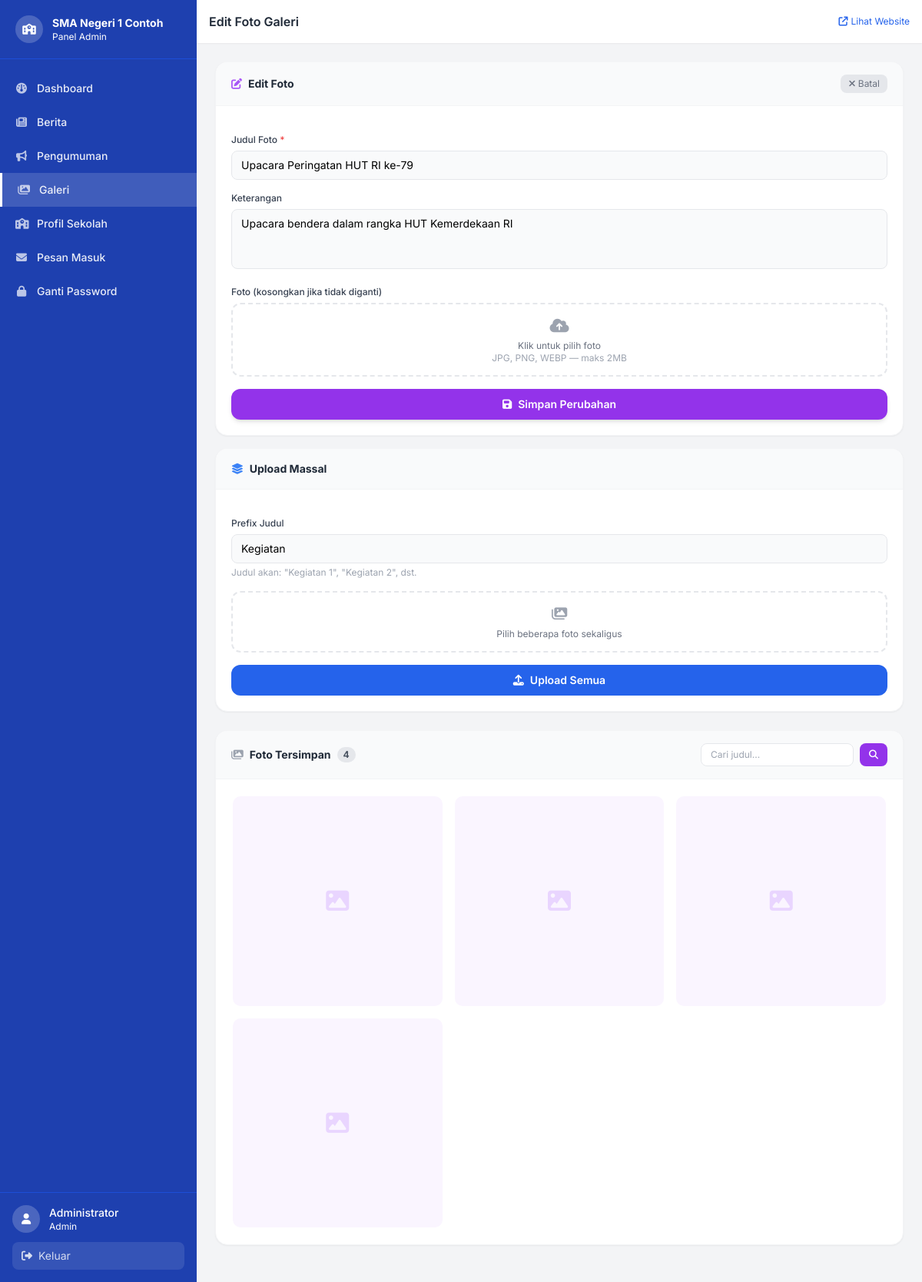
Screenshot of /admin/galeri.php?edit=1 (signed in) with the database file from the repository.
### tables this page shows
CREATE TABLE IF NOT EXISTS `galeri` (
  `id`          INT(11)      NOT NULL AUTO_INCREMENT,
  `judul`       VARCHAR(255) NOT NULL,
  `foto`        VARCHAR(255) DEFAULT NULL,
  `keterangan`  TEXT         DEFAULT NULL,
  `created_at`  DATETIME     NOT NULL DEFAULT CURRENT_TIMESTAMP,
  PRIMARY KEY (`id`),
  KEY `idx_created_at` (`created_at`)
);

### admin/galeri.php (the view, shortened to what this page needs)
<?php
$pdo = getDB();
$editData = null;
$editId   = (int)($_GET['edit'] ?? 0);
if ($editId > 0) {
    $stmtE = $pdo->prepare("SELECT * FROM galeri WHERE id=?");
    $stmtE->execute([$editId]);
    $editData = $stmtE->fetch();
}
$search     = trim($_GET['q'] ?? '');
$page       = max(1, (int)($_GET['page'] ?? 1));
$perPage    = 12;
$offset     = ($page - 1) * $perPage;
$params = [];
$where  = "WHERE 1=1";
$countStmt = $pdo->prepare("SELECT COUNT(*) FROM galeri $where");
$countStmt->execute($params);
$total      = (int)$countStmt->fetchColumn();
$listStmt = $pdo->prepare("SELECT * FROM galeri $where ORDER BY created_at DESC LIMIT ? OFFSET ?");
$listStmt->execute(array_merge($params, [$perPage, $offset]));
$list = $listStmt->fetchAll();
include __DIR__ . '/../includes/admin_header.php';
?>
<div class="grid grid-cols-1 xl:grid-cols-3 gap-6 mb-6">
    <div class="xl:col-span-1">
        <div class="bg-white rounded-2xl shadow-sm border border-gray-100 overflow-hidden">
            <div class="flex items-center justify-between px-5 py-4 border-b border-gray-100 bg-gray-50">
                <h2 class="font-bold text-gray-800 text-sm flex items-center gap-2">
                    <i class="fas <?= $editData ? 'fa-pen-to-square text-purple-500' : 'fa-plus-circle text-green-500' ?>"></i>
                    <?= $editData ? 'Edit Foto' : 'Tambah Foto' ?>
                </h2>
                <?php if ($editData): ?>
                <a href="/cms-sekolah/admin/galeri.php"
                   class="text-xs text-gray-500 hover:text-gray-700 bg-gray-200 hover:bg-gray-300 px-2.5 py-1 rounded-lg transition-colors">
                    <i class="fas fa-xmark"></i> Batal
                </a>
                <?php endif; ?>
            </div>
            <form method="POST" enctype="multipart/form-data" class="p-5 space-y-4">
                <div>
                    <label class="block text-xs font-medium text-gray-700 mb-1.5">
                        Judul Foto <span class="text-red-500">*</span>
                    </label>
                    <input type="text" name="judul"
                           value="<?= htmlspecialchars($editData['judul'] ?? '') ?>"
                           placeholder="Nama kegiatan / judul foto"
                           class="w-full px-3 py-2 border border-gray-200 rounded-lg text-sm focus:ring-2 focus:ring-purple-300 focus:border-purple-400 outline-none transition bg-gray-50 focus:bg-white"
                           required>
                </div>
                <div>
                    <label class="block text-xs font-medium text-gray-700 mb-1.5">Keterangan</label>
                    <textarea name="keterangan" rows="3" placeholder="Deskripsi singkat foto (opsional)..."
                              class="w-full px-3 py-2 border border-gray-200 rounded-lg text-sm focus:ring-2 focus:ring-purple-300 focus:border-purple-400 outline-none transition resize-none bg-gray-50 focus:bg-white"><?= htmlspecialchars($editData['keterangan'] ?? '') ?></textarea>
                </div>
                <div>
                    <label class="block text-xs font-medium text-gray-700 mb-1.5">
                        Foto <?= $editData ? '(kosongkan jika tidak diganti)' : '<span class="text-red-500">*</span>' ?>
                    </label>
                    <label class="flex flex-col items-center justify-center w-full h-24 border-2 border-dashed border-gray-200 rounded-xl cursor-pointer hover:border-purple-400 hover:bg-purple-50 transition-all group">
                        <i class="fas fa-cloud-arrow-up text-gray-400 group-hover:text-purple-500 text-xl mb-1 transition-colors"></i>
                        <span class="text-xs text-gray-500 group-hover:text-purple-600">Klik untuk pilih foto</span>
                        <span class="text-xs text-gray-400">JPG, PNG, WEBP — maks 2MB</span>
                    </label>
                </div>
                <button type="submit"
                        class="w-full bg-purple-600 hover:bg-purple-700 text-white font-semibold py-2.5 rounded-xl transition-all text-sm flex items-center justify-center gap-2 shadow-md hover:shadow-lg">
                    <i class="fas <?= $editData ? 'fa-save' : 'fa-plus' ?>"></i>
                    <?= $editData ? 'Simpan Perubahan' : 'Tambah ke Galeri' ?>
                </button>
            </form>
        </div>
        <div class="bg-white rounded-2xl shadow-sm border border-gray-100 overflow-hidden mt-4">
            <div class="px-5 py-4 border-b border-gray-100 bg-gray-50">
                <h2 class="font-bold text-gray-800 text-sm flex items-center gap-2">
                    <i class="fas fa-layer-group text-blue-500"></i> Upload Massal
                </h2>
            </div>
            <form method="POST" enctype="multipart/form-data" class="p-5 space-y-4">
                <div>
                    <label class="block text-xs font-medium text-gray-700 mb-1.5">Prefix Judul</label>
                    <input type="text" name="judul_prefix" value="Kegiatan"
                           class="w-full px-3 py-2 border border-gray-200 rounded-lg text-sm focus:ring-2 focus:ring-blue-300 outline-none bg-gray-50 focus:bg-white transition">
                    <p class="text-xs text-gray-400 mt-1">Judul akan: "Kegiatan 1", "Kegiatan 2", dst.</p>
                </div>
                <div>
                    <label class="flex flex-col items-center justify-center w-full h-20 border-2 border-dashed border-gray-200 rounded-xl cursor-pointer hover:border-blue-400 hover:bg-blue-50 transition-all group">
                        <i class="fas fa-images text-gray-400 group-hover:text-blue-500 text-lg mb-1 transition-colors"></i>
                        <span class="text-xs text-gray-500 group-hover:text-blue-600" id="bulkLabel">Pilih beberapa foto sekaligus</span>
                    </label>
                </div>
                <button type="submit"
                        class="w-full bg-blue-600 hover:bg-blue-700 text-white font-semibold py-2.5 rounded-xl transition-all text-sm flex items-center justify-center gap-2">
                    <i class="fas fa-upload"></i> Upload Semua
                </button>
            </form>
        </div>
    </div>
    <div class="xl:col-span-2">
        <div class="bg-white rounded-2xl shadow-sm border border-gray-100 overflow-hidden">
            <div class="flex flex-col sm:flex-row items-start sm:items-center justify-between gap-3 px-5 py-4 border-b border-gray-100 bg-gray-50">
                <h2 class="font-bold text-gray-800 text-sm flex items-center gap-2">
                    <i class="fas fa-images text-gray-400"></i> Foto Tersimpan
                    <span class="bg-gray-200 text-gray-600 text-xs px-2 py-0.5 rounded-full"><?= $total ?></span>
                </h2>
                <div class="flex gap-2">
                    <form method="GET" class="flex gap-2">
                        <input type="text" name="q" value="<?= htmlspecialchars($search) ?>" placeholder="Cari judul..."
                               class="px-3 py-1.5 border border-gray-200 rounded-lg text-xs focus:ring-2 focus:ring-purple-300 outline-none">
                        <button type="submit" class="bg-purple-600 text-white px-3 py-1.5 rounded-lg text-xs hover:bg-purple-700 transition-colors">
                            <i class="fas fa-search"></i>
                        </button>
                    </form>
                </div>
            </div>
            <form method="POST" id="bulkForm">
                <?php if (empty($list)): ?>
                <div class="text-center py-16 text-gray-400">
                    <i class="fas fa-images text-5xl mb-3 block opacity-30"></i>
                    <p>Belum ada foto di galeri.</p>
                </div>
                <?php else: ?>
                <div class="p-5 grid grid-cols-2 sm:grid-cols-3 gap-3">
                    <?php foreach ($list as $g): ?>
                    <div class="group relative rounded-xl overflow-hidden border-2 border-transparent hover:border-purple-300 transition-all cursor-pointer"
                         onclick="toggleSelect(<?= $g['id'] ?>, this)">
                        <?php if (!empty($g['foto'])): ?>
                        <img src="/cms-sekolah/assets/uploads/galeri/<?= htmlspecialchars($g['foto']) ?>"
                             alt="<?= htmlspecialchars($g['judul']) ?>"
                             class="w-full aspect-square object-cover">
                        <?php else: ?>
                        <div class="w-full aspect-square bg-purple-50 flex items-center justify-center">
                            <i class="fas fa-image text-purple-200 text-3xl"></i>
                        </div>
                        <?php endif; ?>
                    </div>
                    <?php endforeach; ?>
                </div>
                <?php endif; ?>
            </form>
        </div>
    </div>
</div>
<?php include __DIR__ . '/../includes/admin_footer.php'; ?>

### includes/admin_header.php (style rules this page uses)
body { font-family: 'Inter', sans-serif; }

### rows the page displays
galeri: judul "Upacara Peringatan HUT RI ke-79", keterangan "Upacara bendera dalam rangka HUT Kemerdekaan RI"

### other values shown
$config['site_name'] "SMA Negeri 1 Contoh"
$item['label'] "Dashboard"
$item['label'] "Berita"
$item['label'] "Pengumuman"
$item['label'] "Galeri"
$item['label'] "Profil Sekolah"
$item['label'] "Pesan Masuk"
$item['label'] "Ganti Password"
$adminName "Administrator"
$adminRole "Admin"
$pageTitle "Edit Foto Galeri"
$total "4"
